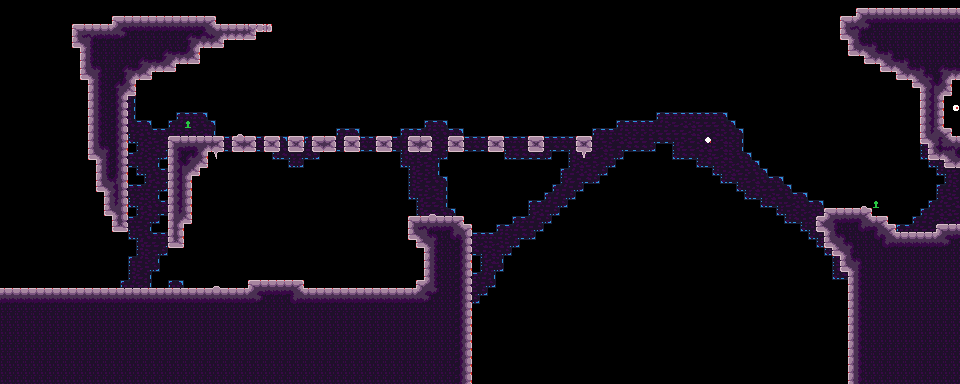

Rendered tile map (Tiled .tmx) drawn with the repository's tilesets; below, a short description and the map source with its tile grids summarised:
An orthogonal 120x48 tile map with 8x8 px tiles, 6 tile layers (bg_draft, draft, bg, entity, ...), 4 tilesets.

<map version="1.9" tiledversion="1.9.2" orientation="orthogonal" renderorder="right-down" width="120" height="48" tilewidth="8" tileheight="8" infinite="0" nextlayerid="22" nextobjectid="1">
 <editorsettings>
  <export target="../../assets/world/room/intro5.json" format="json" />
 </editorsettings>
 <tileset firstgid="1" source="../rules/tools/tools.tsx" />
 <tileset firstgid="325" source="../tilesets/stone.tsx" />
 <tileset firstgid="403" source="../tilesets/stone_bg_decal.tsx" />
 <tileset firstgid="481" source="../tilesets/stone_fg_decal.tsx" />
 <layer id="6" name="bg_draft" width="120" height="48">
  <data>[5760 cells, 634 non-empty, 1 distinct tile ids]</data>
 </layer>
 <layer id="2" name="draft" width="120" height="48">
  <data>[5760 cells, 1550 non-empty, 1 distinct tile ids]</data>
 </layer>
 <layer id="17" name="bg" width="120" height="48">
  <data>[5760 cells, 626 non-empty, 15 distinct tile ids]</data>
 </layer>
 <layer id="7" name="entity" width="120" height="48">
  <data>[5760 cells, 4 non-empty, 3 distinct tile ids]</data>
 </layer>
 <layer id="21" name="map" width="120" height="48">
  <data>[5760 cells, 1550 non-empty, 39 distinct tile ids]</data>
 </layer>
 <layer id="4" name="fg" width="120" height="48">
  <data>[5760 cells, 24 non-empty, 16 distinct tile ids]</data>
 </layer>
</map>
